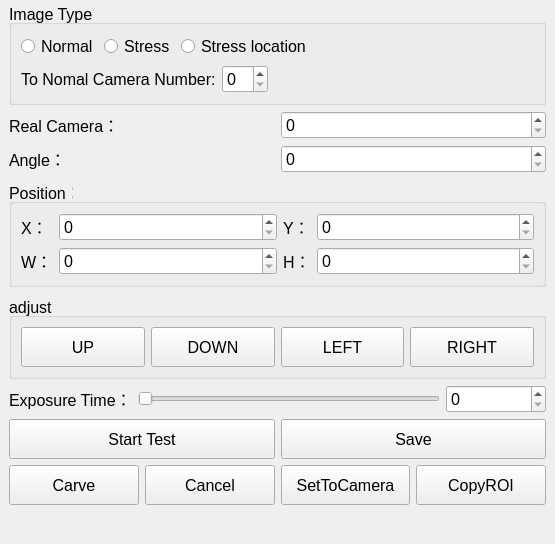
<?xml version="1.0" encoding="UTF-8"?>
<ui version="4.0">
 <class>Widget_CarveInfo</class>
 <widget class="QWidget" name="Widget_CarveInfo">
  <property name="geometry">
   <rect>
    <x>0</x>
    <y>0</y>
    <width>555</width>
    <height>544</height>
   </rect>
  </property>
  <property name="maximumSize">
   <size>
    <width>16777215</width>
    <height>10000</height>
   </size>
  </property>
  <property name="font">
   <font>
    <pointsize>12</pointsize>
   </font>
  </property>
  <property name="windowTitle">
   <string>Widget_CarveSetting</string>
  </property>
  <layout class="QGridLayout" name="gridLayout_3">
   <property name="margin">
    <number>0</number>
   </property>
   <item row="0" column="0">
    <widget class="QStackedWidget" name="stackedWidget">
     <property name="maximumSize">
      <size>
       <width>16777215</width>
       <height>16777215</height>
      </size>
     </property>
     <property name="currentIndex">
      <number>0</number>
     </property>
     <widget class="QWidget" name="page">
      <layout class="QGridLayout" name="gridLayout_5">
       <property name="margin">
        <number>0</number>
       </property>
       <property name="spacing">
        <number>0</number>
       </property>
       <item row="0" column="0">
        <widget class="DHBaseWidget" name="widget_image" native="true">
         <layout class="QVBoxLayout" name="verticalLayout_4">
          <property name="topMargin">
           <number>0</number>
          </property>
          <item>
           <layout class="QHBoxLayout" name="layoutImage">
            <property name="spacing">
             <number>0</number>
            </property>
           </layout>
          </item>
          <item>
           <widget class="QGroupBox" name="groupBox_12">
            <property name="title">
             <string>Image Type：</string>
            </property>
            <layout class="QGridLayout" name="gridLayout">
             <item row="0" column="0">
              <layout class="QVBoxLayout" name="verticalLayout_3">
               <item>
                <layout class="QHBoxLayout" name="horizontalLayout">
                 <item>
                  <widget class="QRadioButton" name="radioButton_Normal">
                   <property name="text">
                    <string>Normal</string>
                   </property>
                  </widget>
                 </item>
                 <item>
                  <widget class="QRadioButton" name="radioButton_Stress">
                   <property name="text">
                    <string>Stress</string>
                   </property>
                  </widget>
                 </item>
                 <item>
                  <widget class="QRadioButton" name="radioButton_StressLocation">
                   <property name="text">
                    <string>Stress location</string>
                   </property>
                  </widget>
                 </item>
                 <item>
                  <spacer name="horizontalSpacer">
                   <property name="orientation">
                    <enum>Qt::Horizontal</enum>
                   </property>
                   <property name="sizeHint" stdset="0">
                    <size>
                     <width>40</width>
                     <height>20</height>
                    </size>
                   </property>
                  </spacer>
                 </item>
                </layout>
               </item>
               <item>
                <layout class="QHBoxLayout" name="horizontalLayout_4">
                 <item>
                  <widget class="QLabel" name="label_toNormal">
                   <property name="text">
                    <string>To Nomal Camera Number:</string>
                   </property>
                  </widget>
                 </item>
                 <item>
                  <widget class="QSpinBox" name="spinBox_toNormal"/>
                 </item>
                 <item>
                  <spacer name="horizontalSpacer_4">
                   <property name="orientation">
                    <enum>Qt::Horizontal</enum>
                   </property>
                   <property name="sizeHint" stdset="0">
                    <size>
                     <width>40</width>
                     <height>20</height>
                    </size>
                   </property>
                  </spacer>
                 </item>
                </layout>
               </item>
              </layout>
             </item>
            </layout>
           </widget>
          </item>
          <item>
           <layout class="QHBoxLayout" name="horizontalLayout_5">
            <property name="margin">
             <number>0</number>
            </property>
            <item>
             <widget class="QLabel" name="label_21">
              <property name="text">
               <string>Real Camera：</string>
              </property>
             </widget>
            </item>
            <item>
             <widget class="QSpinBox" name="spinBox_realNo"/>
            </item>
           </layout>
          </item>
          <item>
           <layout class="QHBoxLayout" name="horizontalLayout_10">
            <property name="margin">
             <number>0</number>
            </property>
            <item>
             <widget class="QLabel" name="label_22">
              <property name="text">
               <string>Angle：</string>
              </property>
             </widget>
            </item>
            <item>
             <widget class="QSpinBox" name="spinBox_Ro">
              <property name="maximum">
               <number>255</number>
              </property>
             </widget>
            </item>
           </layout>
          </item>
          <item>
           <widget class="QGroupBox" name="groupBox_Position">
            <property name="title">
             <string>Position：</string>
            </property>
            <layout class="QGridLayout" name="gridLayout_7">
             <item row="1" column="3">
              <widget class="QSpinBox" name="spinBox_H">
               <property name="maximum">
                <number>99999</number>
               </property>
               <property name="singleStep">
                <number>4</number>
               </property>
              </widget>
             </item>
             <item row="0" column="3">
              <widget class="QSpinBox" name="spinBox_Y">
               <property name="sizePolicy">
                <sizepolicy hsizetype="Expanding" vsizetype="Fixed">
                 <horstretch>0</horstretch>
                 <verstretch>0</verstretch>
                </sizepolicy>
               </property>
               <property name="maximum">
                <number>99999</number>
               </property>
               <property name="singleStep">
                <number>4</number>
               </property>
              </widget>
             </item>
             <item row="1" column="1">
              <widget class="QSpinBox" name="spinBox_W">
               <property name="maximum">
                <number>99999</number>
               </property>
               <property name="singleStep">
                <number>4</number>
               </property>
              </widget>
             </item>
             <item row="0" column="1">
              <widget class="QSpinBox" name="spinBox_X">
               <property name="sizePolicy">
                <sizepolicy hsizetype="Expanding" vsizetype="Fixed">
                 <horstretch>0</horstretch>
                 <verstretch>0</verstretch>
                </sizepolicy>
               </property>
               <property name="maximum">
                <number>99999</number>
               </property>
               <property name="singleStep">
                <number>4</number>
               </property>
              </widget>
             </item>
             <item row="0" column="2">
              <widget class="QLabel" name="label_y">
               <property name="text">
                <string>Y：</string>
               </property>
              </widget>
             </item>
             <item row="1" column="0">
              <widget class="QLabel" name="label_w">
               <property name="text">
                <string>W：</string>
               </property>
              </widget>
             </item>
             <item row="0" column="0">
              <widget class="QLabel" name="label_x">
               <property name="text">
                <string>X：</string>
               </property>
              </widget>
             </item>
             <item row="1" column="2">
              <widget class="QLabel" name="label_h">
               <property name="text">
                <string>H：</string>
               </property>
              </widget>
             </item>
            </layout>
           </widget>
          </item>
          <item>
           <widget class="QGroupBox" name="groupBox_11">
            <property name="title">
             <string>adjust：</string>
            </property>
            <layout class="QGridLayout" name="gridLayout_15">
             <item row="0" column="0">
              <widget class="QPushButton" name="pushButton_up">
               <property name="minimumSize">
                <size>
                 <width>40</width>
                 <height>40</height>
                </size>
               </property>
               <property name="text">
                <string>UP</string>
               </property>
              </widget>
             </item>
             <item row="0" column="4">
              <widget class="QPushButton" name="pushButton_right">
               <property name="minimumSize">
                <size>
                 <width>40</width>
                 <height>40</height>
                </size>
               </property>
               <property name="text">
                <string>RIGHT</string>
               </property>
              </widget>
             </item>
             <item row="0" column="3">
              <widget class="QPushButton" name="pushButton_left">
               <property name="minimumSize">
                <size>
                 <width>40</width>
                 <height>40</height>
                </size>
               </property>
               <property name="text">
                <string>LEFT</string>
               </property>
              </widget>
             </item>
             <item row="0" column="1">
              <widget class="QPushButton" name="pushButton_down">
               <property name="minimumSize">
                <size>
                 <width>40</width>
                 <height>40</height>
                </size>
               </property>
               <property name="text">
                <string>DOWN</string>
               </property>
              </widget>
             </item>
            </layout>
           </widget>
          </item>
          <item>
           <layout class="QHBoxLayout" name="horizontalLayout_11">
            <item>
             <widget class="QLabel" name="label_24">
              <property name="text">
               <string>Exposure Time：</string>
              </property>
             </widget>
            </item>
            <item>
             <widget class="QSlider" name="horizontalSlider">
              <property name="maximum">
               <number>5000</number>
              </property>
              <property name="orientation">
               <enum>Qt::Horizontal</enum>
              </property>
             </widget>
            </item>
            <item>
             <widget class="QSpinBox" name="spinBox_exposureTime">
              <property name="minimumSize">
               <size>
                <width>100</width>
                <height>0</height>
               </size>
              </property>
              <property name="maximum">
               <number>5000</number>
              </property>
             </widget>
            </item>
           </layout>
          </item>
          <item>
           <layout class="QHBoxLayout" name="horizontalLayout_12">
            <item>
             <widget class="QPushButton" name="pushButton_startTest">
              <property name="minimumSize">
               <size>
                <width>80</width>
                <height>40</height>
               </size>
              </property>
              <property name="text">
               <string>Start Test</string>
              </property>
             </widget>
            </item>
            <item>
             <widget class="QPushButton" name="pushButton_save">
              <property name="minimumSize">
               <size>
                <width>40</width>
                <height>40</height>
               </size>
              </property>
              <property name="text">
               <string>Save</string>
              </property>
             </widget>
            </item>
           </layout>
          </item>
          <item>
           <layout class="QHBoxLayout" name="horizontalLayout_6">
            <property name="margin">
             <number>0</number>
            </property>
            <item>
             <widget class="QPushButton" name="pushButton_carve">
              <property name="minimumSize">
               <size>
                <width>40</width>
                <height>40</height>
               </size>
              </property>
              <property name="text">
               <string>Carve</string>
              </property>
             </widget>
            </item>
            <item>
             <widget class="QPushButton" name="pushButton_cancel">
              <property name="minimumSize">
               <size>
                <width>40</width>
                <height>40</height>
               </size>
              </property>
              <property name="text">
               <string>Cancel</string>
              </property>
             </widget>
            </item>
            <item>
             <widget class="QPushButton" name="pushButton_setToCamera">
              <property name="minimumSize">
               <size>
                <width>0</width>
                <height>40</height>
               </size>
              </property>
              <property name="text">
               <string>SetToCamera</string>
              </property>
             </widget>
            </item>
            <item>
             <widget class="QPushButton" name="pushButton_copyROI">
              <property name="minimumSize">
               <size>
                <width>40</width>
                <height>40</height>
               </size>
              </property>
              <property name="text">
               <string>CopyROI</string>
              </property>
             </widget>
            </item>
           </layout>
          </item>
          <item>
           <spacer name="verticalSpacer">
            <property name="orientation">
             <enum>Qt::Vertical</enum>
            </property>
            <property name="sizeHint" stdset="0">
             <size>
              <width>20</width>
              <height>25</height>
             </size>
            </property>
           </spacer>
          </item>
         </layout>
        </widget>
       </item>
      </layout>
     </widget>
     <widget class="QWidget" name="page_2">
      <layout class="QGridLayout" name="gridLayout_6">
       <property name="margin">
        <number>0</number>
       </property>
       <item row="0" column="0">
        <widget class="DHBaseWidget" name="widget_camera" native="true">
         <property name="maximumSize">
          <size>
           <width>16777215</width>
           <height>16777215</height>
          </size>
         </property>
         <layout class="QVBoxLayout" name="verticalLayout_2">
          <property name="margin">
           <number>0</number>
          </property>
          <item>
           <layout class="QHBoxLayout" name="layoutCamera"/>
          </item>
          <item>
           <widget class="QWidget" name="widget_CameraInfo" native="true">
            <layout class="QVBoxLayout" name="verticalLayout">
             <item>
              <layout class="QHBoxLayout" name="horizontalLayout_8">
               <item>
                <widget class="QLabel" name="label_15">
                 <property name="text">
                  <string>Trigger Mode：</string>
                 </property>
                </widget>
               </item>
               <item>
                <widget class="QComboBox" name="comboBox_triggerType">
                 <item>
                  <property name="text">
                   <string>Internal Trigger</string>
                  </property>
                 </item>
                 <item>
                  <property name="text">
                   <string>External Trigger</string>
                  </property>
                 </item>
                </widget>
               </item>
               <item>
                <spacer name="horizontalSpacer_3">
                 <property name="orientation">
                  <enum>Qt::Horizontal</enum>
                 </property>
                 <property name="sizeHint" stdset="0">
                  <size>
                   <width>40</width>
                   <height>20</height>
                  </size>
                 </property>
                </spacer>
               </item>
               <item>
                <widget class="QPushButton" name="pushButton_setToCamera_2">
                 <property name="minimumSize">
                  <size>
                   <width>0</width>
                   <height>40</height>
                  </size>
                 </property>
                 <property name="text">
                  <string>设置延迟</string>
                 </property>
                </widget>
               </item>
               <item>
                <widget class="QPushButton" name="pushButton_grey">
                 <property name="minimumSize">
                  <size>
                   <width>80</width>
                   <height>40</height>
                  </size>
                 </property>
                 <property name="text">
                  <string>Test Grey</string>
                 </property>
                </widget>
               </item>
              </layout>
             </item>
             <item>
              <layout class="QHBoxLayout" name="horizontalLayout_7">
               <item>
                <widget class="QLabel" name="label_4">
                 <property name="text">
                  <string>Camera Dalay:</string>
                 </property>
                </widget>
               </item>
               <item>
                <widget class="QLineEdit" name="lineEdit_delay"/>
               </item>
               <item>
                <widget class="QPushButton" name="pushButton_readDelayPara">
                 <property name="text">
                  <string>Read Delay Data</string>
                 </property>
                </widget>
               </item>
              </layout>
             </item>
            </layout>
           </widget>
          </item>
          <item>
           <widget class="QWidget" name="widget_GrayTest" native="true">
            <layout class="QHBoxLayout" name="horizontalLayout_2" stretch="7,3">
             <item>
              <widget class="QwtPlot" name="qwtPlot_sharpness">
               <property name="sizePolicy">
                <sizepolicy hsizetype="Expanding" vsizetype="Expanding">
                 <horstretch>0</horstretch>
                 <verstretch>0</verstretch>
                </sizepolicy>
               </property>
               <property name="maximumSize">
                <size>
                 <width>16777215</width>
                 <height>100000</height>
                </size>
               </property>
              </widget>
             </item>
             <item>
              <layout class="QVBoxLayout" name="verticalLayout_5">
               <item>
                <widget class="QLabel" name="label_AverageGray">
                 <property name="text">
                  <string>Average Gray：</string>
                 </property>
                </widget>
               </item>
               <item>
                <widget class="QLineEdit" name="lineEdit_gray">
                 <property name="maximumSize">
                  <size>
                   <width>100</width>
                   <height>16777215</height>
                  </size>
                 </property>
                </widget>
               </item>
               <item>
                <widget class="QLabel" name="label_Sharpness">
                 <property name="text">
                  <string>sharpness:</string>
                 </property>
                </widget>
               </item>
               <item>
                <widget class="QLineEdit" name="lineEdit_sharpness">
                 <property name="maximumSize">
                  <size>
                   <width>100</width>
                   <height>16777215</height>
                  </size>
                 </property>
                </widget>
               </item>
              </layout>
             </item>
            </layout>
            <zorder>qwtPlot_sharpness</zorder>
            <zorder></zorder>
           </widget>
          </item>
         </layout>
         <zorder>widget_CameraInfo</zorder>
         <zorder>widget_GrayTest</zorder>
         <zorder></zorder>
        </widget>
       </item>
      </layout>
     </widget>
    </widget>
   </item>
  </layout>
 </widget>
 <customwidgets>
  <customwidget>
   <class>QwtPlot</class>
   <extends>QFrame</extends>
   <header>qwt_plot.h</header>
   <container>1</container>
  </customwidget>
  <customwidget>
   <class>DHBaseWidget</class>
   <extends>QWidget</extends>
   <header>dhbasewidget.h</header>
   <container>1</container>
   <slots>
    <signal>click_setToCamera()</signal>
    <slot>slots_click_setToCamera()</slot>
   </slots>
  </customwidget>
 </customwidgets>
 <resources/>
 <connections>
  <connection>
   <sender>horizontalSlider</sender>
   <signal>valueChanged(int)</signal>
   <receiver>spinBox_exposureTime</receiver>
   <slot>setValue(int)</slot>
   <hints>
    <hint type="sourcelabel">
     <x>304</x>
     <y>348</y>
    </hint>
    <hint type="destinationlabel">
     <x>410</x>
     <y>350</y>
    </hint>
   </hints>
  </connection>
  <connection>
   <sender>spinBox_exposureTime</sender>
   <signal>valueChanged(int)</signal>
   <receiver>horizontalSlider</receiver>
   <slot>setValue(int)</slot>
   <hints>
    <hint type="sourcelabel">
     <x>410</x>
     <y>350</y>
    </hint>
    <hint type="destinationlabel">
     <x>304</x>
     <y>348</y>
    </hint>
   </hints>
  </connection>
 </connections>
 <slots>
  <signal>signals_clickBtnSetToCamera()</signal>
  <slot>slots_craveImg()</slot>
  <slot>slots_cancel()</slot>
  <slot>slots_save()</slot>
  <slot>slots_restore()</slot>
 </slots>
</ui>
